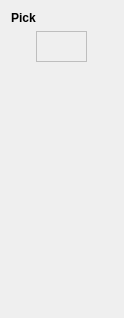
<?xml version="1.0" encoding="UTF-8"?>
<ui version="4.0">
 <class>ToolOptionsPick</class>
 <widget class="QWidget" name="ToolOptionsPick">
  <property name="geometry">
   <rect>
    <x>0</x>
    <y>0</y>
    <width>124</width>
    <height>318</height>
   </rect>
  </property>
  <property name="windowTitle">
   <string>Tool Options: Pick</string>
  </property>
  <layout class="QVBoxLayout" name="verticalLayout">
   <item alignment="Qt::AlignTop">
    <widget class="QLabel" name="toolName">
     <property name="font">
      <font>
       <weight>75</weight>
       <bold>true</bold>
      </font>
     </property>
     <property name="text">
      <string>Pick</string>
     </property>
    </widget>
   </item>
   <item alignment="Qt::AlignHCenter|Qt::AlignTop">
    <widget class="ColorSwatch" name="colorSwatch">
     <property name="enabled">
      <bool>false</bool>
     </property>
     <property name="sizePolicy">
      <sizepolicy hsizetype="Preferred" vsizetype="Preferred">
       <horstretch>0</horstretch>
       <verstretch>0</verstretch>
      </sizepolicy>
     </property>
     <property name="minimumSize">
      <size>
       <width>51</width>
       <height>31</height>
      </size>
     </property>
     <property name="maximumSize">
      <size>
       <width>51</width>
       <height>31</height>
      </size>
     </property>
     <property name="frameShape">
      <enum>QFrame::Box</enum>
     </property>
    </widget>
   </item>
   <item>
    <spacer name="verticalSpacer">
     <property name="orientation">
      <enum>Qt::Vertical</enum>
     </property>
     <property name="sizeHint" stdset="0">
      <size>
       <width>20</width>
       <height>40</height>
      </size>
     </property>
    </spacer>
   </item>
  </layout>
 </widget>
 <customwidgets>
  <customwidget>
   <class>ColorSwatch</class>
   <extends>QFrame</extends>
   <header>widgets.color_swatch</header>
  </customwidget>
 </customwidgets>
 <resources/>
 <connections/>
</ui>
